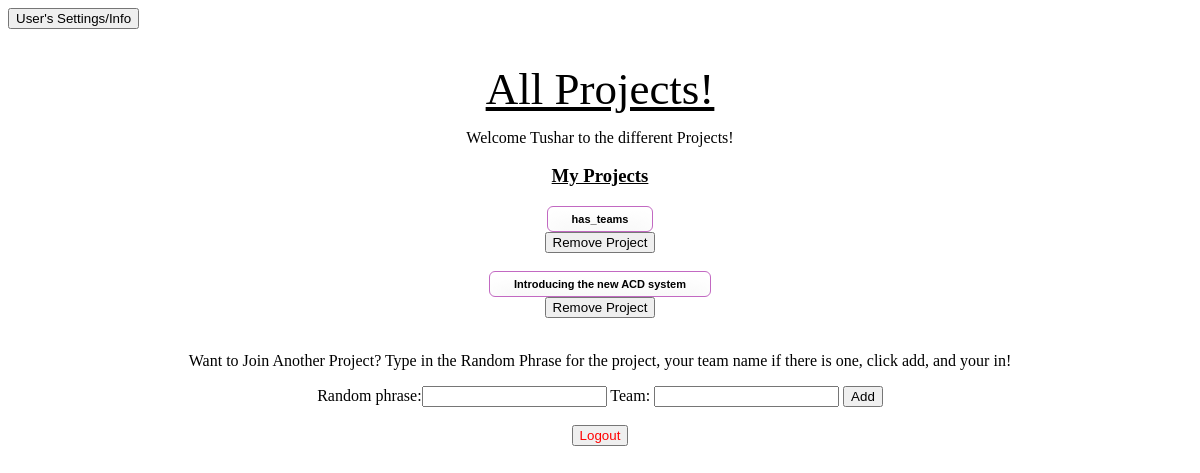
/quest/user_project_page/tdesai (signed in), run on an earlier commit of the app's database.
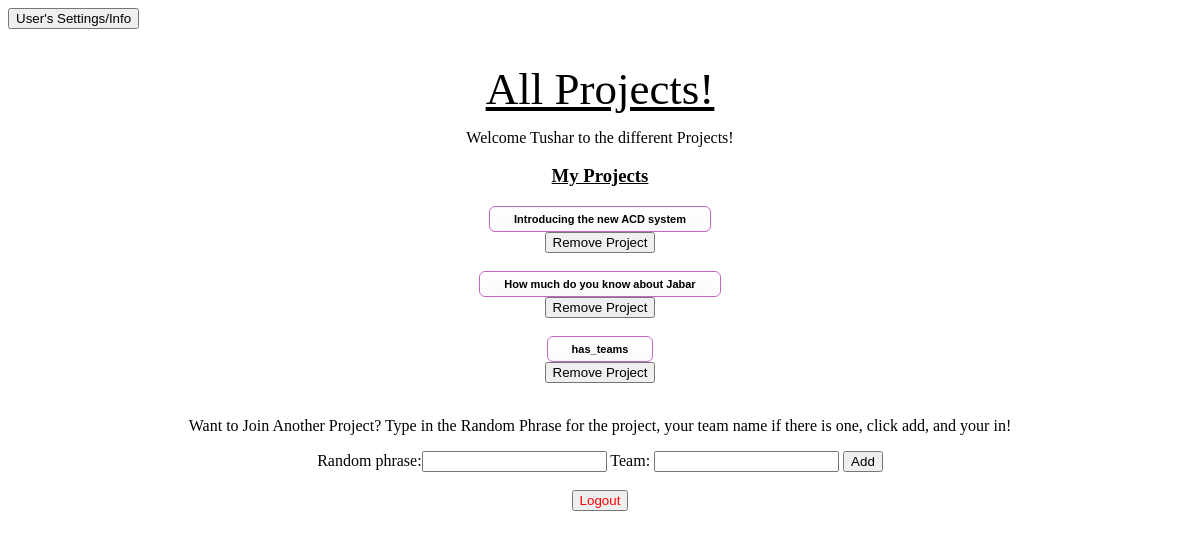
And on a later commit of the database.
### quest_extension/models.py (models this page shows)
class User(models.Model):
    user_ldap = models.CharField(max_length=45)
    user_first_name = models.CharField(max_length=45)
    user_last_name = models.CharField(max_length=45)
    user_email = models.CharField(max_length=45)
    user_password = models.CharField(max_length = 100)
    user_reset_password_pin = models.CharField(max_length = 100, null=True, default = None)

class Project(models.Model):
    project_name = models.CharField(max_length=1000)
    project_description = models.CharField(max_length=1000)
    project_random_phrase = models.CharField(max_length = 255, unique = True)
    project_admin_pin = models.CharField(max_length = 255, unique = True)
    project_editable = models.BooleanField()
    project_has_teams = models.BooleanField(default = False)

### quest_extension/views.py (the view)
# urls.py: path('user_project_page/<ldap>', views.get_user_project_page),
def get_user_project_page(request, ldap):
    if not validate_user_access(request, ldap):
        return HttpResponseRedirect('/quest/user_login')
    current_user = User.objects.get(user_ldap = ldap)
    user_projects = [user_project.project for user_project in UserProject.objects.filter(user = current_user)]
    user_project_ids = [project.id for project in user_projects]
    all_other_projects = [project for project in Project.objects.all() if project.id not in user_project_ids]
    add_new_project_form = AddNewProjectForm()
    context = {'current_user': current_user,
     'user_projects': user_projects,
      'all_other_projects': all_other_projects,
      'add_new_project_form': add_new_project_form}
    return render(request, 'quest_extension/user_project_page.html', context)

### quest_extension/forms.py
class AddNewProjectForm(forms.Form):
    random_phrase = forms.CharField()

### quest_extension/logic.py (called while the page is built)
def validate_user_access(request, ldap):
    return 'current_user_ldap' in request.session and request.session['current_user_ldap'] == ldap

### quest_extension/templates/quest_extension/user_project_page.html (shortened to what this page needs)
{% load static %}
<!DOCTYPE html>
<html lang="en">
    <head>
	<link rel="stylesheet" type="text/css" href="{% static 'quest_extension/user_project_page_style.css' %}">
    </head>
    <body>
    <form method='GET' action = '/quest/user_settings_info/{{current_user.user_ldap}}'>
        <button type='submit'>User's Settings/Info</button>
    </form>
    <div id = 'centered'>
        <h1>All Projects!</h1>
        <p>Welcome {{ current_user.user_first_name }} to the different Projects!</p>
        <h3> My Projects </h3>
        {% for project in user_projects %}
            <form method='GET', action = '/quest/user_home/{{ current_user.user_ldap }}/{{ project.id }}'>
                <div id= 'project_button'>
                    <button type='submit'>{{project.project_name}}</button>
                </div>
            </form>
            <form method='POST' action = '/quest/remove_user_project/{{ current_user.user_ldap }}'>
                <button onclick="return confirm('Are you sure you want to remove this project (All data submitted and all questions answered for this project will be deleted)?');" type = 'submit' name = 'remove_project' value = '{{ project.id }}'> Remove Project </button>
            </form>
            <br>
        {% endfor %}
        <p> Want to Join Another Project? Type in the Random Phrase for the project, your team name if
            there is one, click add,
            and your in!
        </p>
            <form id = 'add_new_project' method='POST' action = '/quest/add_user_project_page/{{ current_user.user_ldap }}'>
                {{ add_new_project_form }}
                Team: <input type = 'text', name = 'team'>
                <button type ='submit' name = 'project_id' value = '{{project.id}}'>Add</button>
            </form>
            <br>
            <div id= 'logout'>
            <form method='POST' action = '/quest/user_logout/{{ current_user.user_ldap}}'>
                    <button type = 'submit', name = 'logout'>Logout</button>
                </form>
            </div>
        </div>
    </body>
</html>

### quest_extension/static/quest_extension/user_project_page_style.css (style rules this page uses)
#centered { text-align: center; }
h1 { padding-top: 3%; text-decoration: underline; color: black; font-family: 'Trocchi', serif; font-size: 45px; font-weight: normal; line-height: 48px; margin: 0; }
h3 { text-decoration: underline; }
input { display: inline-block; }
#logout button { color:red; }
#project_button button { -moz-box-shadow:inset 0px 5px 23px 0px #ffffff; -webkit-box-shadow:inset 0px 5px 23px 0px #ffffff; box-shadow:inset 0px 5px 23px 0px #ffffff; background:-webkit-gradient(linear, left top, left bottom, color-stop(0.05, #ffffff), color-stop(1, #f6f6f6)); background:-moz-linear-gradient(top, #ffffff 5%, #f6f6f6 100%); background:-webkit-linear-gradient(top, #ffffff 5%, #f6f6f6 100%); background:-o-linear-gradient(top, #ffffff 5%, #f6f6f6 100%); background:-ms-linear-gradient(top, #ffffff 5%, #f6f6f6 100%); background:linear-gradient(to bottom, #ffffff 5%, #f6f6f6 100%); filter:progid:DXImageTransform.Microsoft.gradient(startColorstr='#ffffff', endColorstr='#f6f6f6',GradientType=0); background-color:#ffffff; -moz-border-radius:6px; -webkit-border-radius:6px; border-radius:6px; border:1.5px solid #c269c2; display:inline-block; cursor:pointer; color:black; font-family:Arial; font-size:11px; font-weight:bold; padding:6px 24px; text-decoration:none; }

What changed in the data, as far as the page shows it:
shown differently, row unchanged: Project "Introducing the new ACD system": moves up the list
added Project: project_name "How much do you know about Jabar", {{ project.id }} 81 (drawn)
